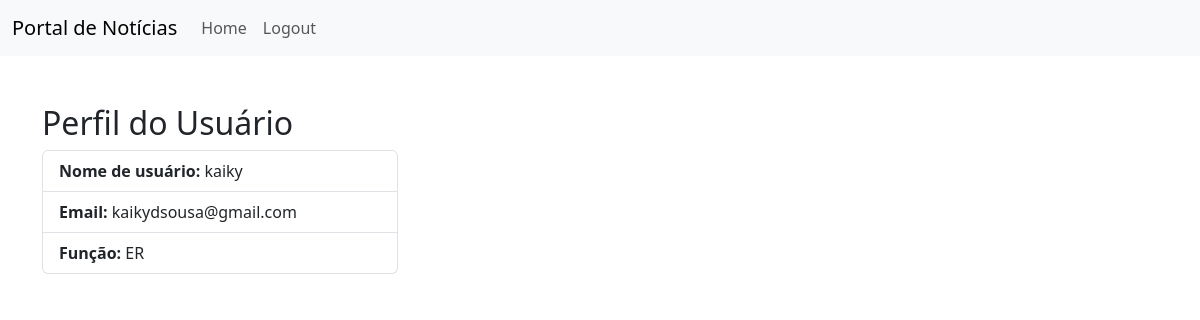
Before: /profile/ (signed in) with the older database file.
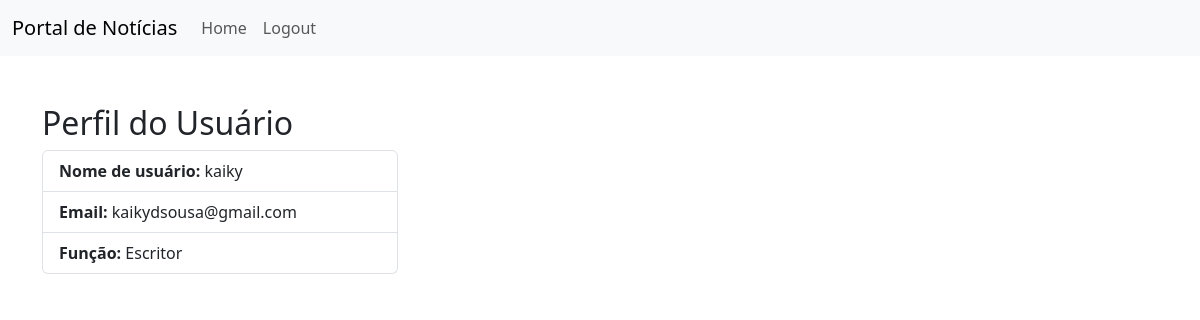
After: the same page with the newer database file.
### home/models.py (models this page shows, shortened)
class CustomUser(AbstractUser):
    email = models.EmailField(unique=True, blank=False, null=False)
    LEITOR = "Leitor"
    ESCRITOR = "Escritor"
    LEITOR_OU_ESCRITOR = {
        LEITOR: "Leitor",
        ESCRITOR: "Escritor",
    }
    role = models.CharField(
        max_length=10, choices=LEITOR_OU_ESCRITOR.items(), default=LEITOR
    )

### home/views.py (the view)
# urls.py: path('profile/', profile_view, name='user_profile'),
def profile_view(request):
    return render(request, 'profile.html', {'user':request.user})

### templates/profile.html (shortened to what this page needs)
</html><!DOCTYPE html>
<html lang="en">
<head>
    <link href="https://cdn.jsdelivr.net/npm/bootstrap@5.3.0-alpha1/dist/css/bootstrap.min.css" rel="stylesheet">
</head>
<body>
<nav class="navbar navbar-expand-lg navbar-light bg-light">
    <div class="container-fluid">
        <a class="navbar-brand" href="#">Portal de Notícias</a>
        <div class="collapse navbar-collapse" id="navbarNav">
            <ul class="navbar-nav">
                <li class="nav-item">
                        <a class="nav-link" href="{% url 'home' %}">Home</a>
                </li>
                <li class="nav-item">
                    <a class="nav-link" href="/logout">Logout</a>
                </li>
            </ul>
        </div>
    </div>
</nav>
<div class="container mt-5">
    <div class="row">
        <div class="col-md-4">
            <h2>Perfil do Usuário</h2>
            <ul class="list-group">
                <li class="list-group-item"><strong>Nome de usuário:</strong> {{ user.username }}</li>
                <li class="list-group-item"><strong>Email:</strong> {{ user.email }}</li>
                <li class="list-group-item"><strong>Função:</strong> {{ user.role }}</li>
            </ul>
        </div>
    </div>
</div>
</body>
</html>

Changed rows visible on the page:
changed CustomUser "kaiky": role "ER" → "Escritor"
